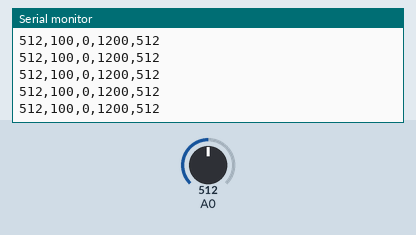
Bench run of a sketch on a simulated Arduino Uno, built with avr-gcc and run on an emulated ATmega328P. Shown: the last lines printed to the serial monitor. Inputs (shaded band) come from the test bench; at power-on: A0 = 512.

Above: at 1.2 s.
1.3 s: A0 set to 104
At 2.1 s:
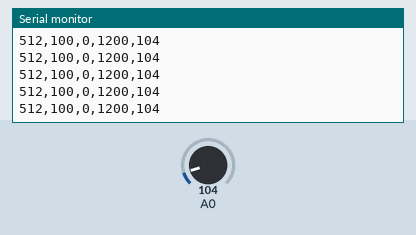
4.3 s: A0 set to 92
At 4.8 s:
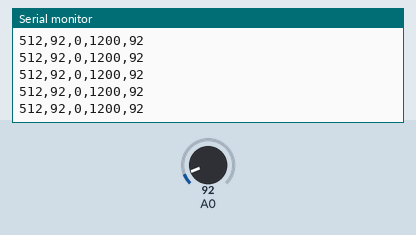
Timing chart, 0 to 7.3 s (numbered marks = the images above; inputs shaded):
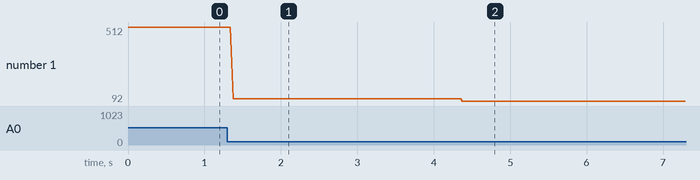

Measured:
- after the input at 1.3 s, the serial monitor: prints a new line after 0.06 s (image 1)
- after the input at 4.3 s, the serial monitor: prints a new line after 0.07 s (image 2)
- plotted number 1: 512 → 104 after the input at 1.3 s, 104 → 92 after the input at 4.3 s

The sketch:

mit_intervallmessung.ino
```cpp
// Grove - EMG Sensor demo code
// This demo will need a Grove - Led Bar to show the motion
// Grove - EMG Sensor connect to A0
// Grove - LED Bar connect to D8, D9
// note: it'll take about serval seconds to detect static analog value
// when you should hold your muscle static. You will see led bar from level 10 turn to
// level 0, it means static analog value get ok

int max_analog_dta      = 300;              // max analog data
int min_analog_dta      = 100;              // min analog data
int static_analog_dta   = 0;                // static analog data


// get analog value
int getAnalog(int pin)
{
    long sum = 0;

    for(int i=0; i<32; i++)
    {
        sum += analogRead(pin);
    }

    int dta = sum>>5;


    max_analog_dta = dta>max_analog_dta ? dta : max_analog_dta;         // if max data
    Serial.print(max_analog_dta);
    Serial.print(",");

    min_analog_dta = min_analog_dta>dta ? dta : min_analog_dta;         // if min data
    Serial.print(min_analog_dta);
    Serial.print(",");
    return sum>>5;
}

void setup()
{
    Serial.begin(9600);
}


void loop()
{
    int val = getAnalog(A0);                    // get Analog value

    Serial.print(0);
    Serial.print(",");
    Serial.print(1200);
    Serial.print(",");
    Serial.println(val);

    delay(10);
}
```
